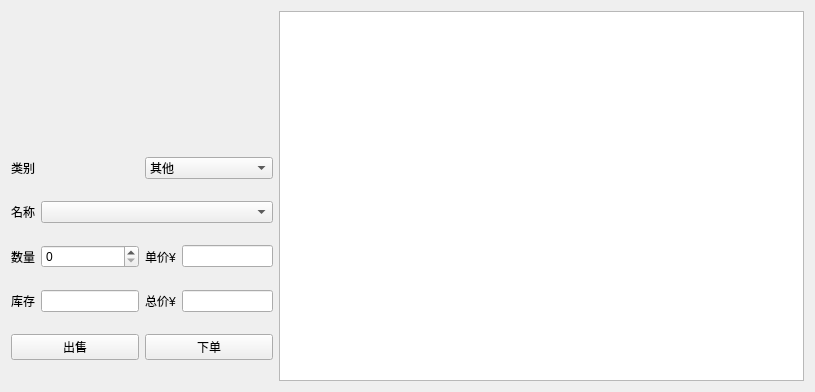
<?xml version="1.0" encoding="UTF-8"?>
<ui version="4.0">
 <class>KProductSellWindows</class>
 <widget class="QWidget" name="KProductSellWindows">
  <property name="geometry">
   <rect>
    <x>0</x>
    <y>0</y>
    <width>815</width>
    <height>392</height>
   </rect>
  </property>
  <property name="minimumSize">
   <size>
    <width>103</width>
    <height>0</height>
   </size>
  </property>
  <property name="windowTitle">
   <string>Form</string>
  </property>
  <layout class="QHBoxLayout" name="horizontalLayout_10" stretch="1,2">
   <item>
    <layout class="QVBoxLayout" name="verticalLayout">
     <item>
      <spacer name="verticalSpacer">
       <property name="orientation">
        <enum>Qt::Vertical</enum>
       </property>
       <property name="sizeType">
        <enum>QSizePolicy::Minimum</enum>
       </property>
       <property name="sizeHint" stdset="0">
        <size>
         <width>20</width>
         <height>130</height>
        </size>
       </property>
      </spacer>
     </item>
     <item>
      <layout class="QHBoxLayout" name="horizontalLayout">
       <item>
        <widget class="QLabel" name="label">
         <property name="text">
          <string>类别</string>
         </property>
        </widget>
       </item>
       <item>
        <widget class="QComboBox" name="m_product_categorylist">
         <item>
          <property name="text">
           <string>其他</string>
          </property>
         </item>
         <item>
          <property name="text">
           <string>电脑办公</string>
          </property>
         </item>
         <item>
          <property name="text">
           <string>智能手机</string>
          </property>
         </item>
         <item>
          <property name="text">
           <string>食物饮料</string>
          </property>
         </item>
         <item>
          <property name="text">
           <string>服装鞋靴</string>
          </property>
         </item>
        </widget>
       </item>
      </layout>
     </item>
     <item>
      <layout class="QHBoxLayout" name="horizontalLayout_2">
       <item>
        <widget class="QLabel" name="label_2">
         <property name="text">
          <string>名称</string>
         </property>
        </widget>
       </item>
       <item>
        <widget class="QComboBox" name="m_product_namelist">
         <property name="sizePolicy">
          <sizepolicy hsizetype="Expanding" vsizetype="Fixed">
           <horstretch>0</horstretch>
           <verstretch>0</verstretch>
          </sizepolicy>
         </property>
         <property name="minimumSize">
          <size>
           <width>0</width>
           <height>0</height>
          </size>
         </property>
        </widget>
       </item>
      </layout>
     </item>
     <item>
      <layout class="QHBoxLayout" name="horizontalLayout_8" stretch="1,1">
       <item>
        <layout class="QHBoxLayout" name="horizontalLayout_5">
         <item>
          <widget class="QLabel" name="label_5">
           <property name="text">
            <string>数量</string>
           </property>
          </widget>
         </item>
         <item>
          <widget class="QSpinBox" name="m_product_number_tobuy">
           <property name="sizePolicy">
            <sizepolicy hsizetype="Expanding" vsizetype="Fixed">
             <horstretch>0</horstretch>
             <verstretch>0</verstretch>
            </sizepolicy>
           </property>
           <property name="minimumSize">
            <size>
             <width>0</width>
             <height>0</height>
            </size>
           </property>
           <property name="maximum">
            <number>1000</number>
           </property>
          </widget>
         </item>
        </layout>
       </item>
       <item>
        <layout class="QHBoxLayout" name="horizontalLayout_3">
         <item>
          <widget class="QLabel" name="label_3">
           <property name="text">
            <string>单价¥</string>
           </property>
          </widget>
         </item>
         <item>
          <widget class="QLineEdit" name="m_product_price">
           <property name="readOnly">
            <bool>true</bool>
           </property>
          </widget>
         </item>
        </layout>
       </item>
      </layout>
     </item>
     <item>
      <layout class="QHBoxLayout" name="horizontalLayout_9" stretch="1,1">
       <item>
        <layout class="QHBoxLayout" name="horizontalLayout_4">
         <item>
          <widget class="QLabel" name="label_4">
           <property name="text">
            <string>库存</string>
           </property>
          </widget>
         </item>
         <item>
          <widget class="QLineEdit" name="m_product_number">
           <property name="readOnly">
            <bool>true</bool>
           </property>
          </widget>
         </item>
        </layout>
       </item>
       <item>
        <layout class="QHBoxLayout" name="horizontalLayout_6">
         <item>
          <widget class="QLabel" name="label_6">
           <property name="text">
            <string>总价¥</string>
           </property>
          </widget>
         </item>
         <item>
          <widget class="QLineEdit" name="m_total_price">
           <property name="readOnly">
            <bool>true</bool>
           </property>
          </widget>
         </item>
        </layout>
       </item>
      </layout>
     </item>
     <item>
      <layout class="QHBoxLayout" name="horizontalLayout_7">
       <item>
        <widget class="QPushButton" name="m_sell_btn">
         <property name="text">
          <string>出售</string>
         </property>
        </widget>
       </item>
       <item>
        <widget class="QPushButton" name="m_buy_btn">
         <property name="text">
          <string>下单</string>
         </property>
        </widget>
       </item>
      </layout>
     </item>
    </layout>
   </item>
   <item>
    <widget class="QTextEdit" name="m_record">
     <property name="readOnly">
      <bool>true</bool>
     </property>
    </widget>
   </item>
  </layout>
 </widget>
 <resources/>
 <connections/>
</ui>
